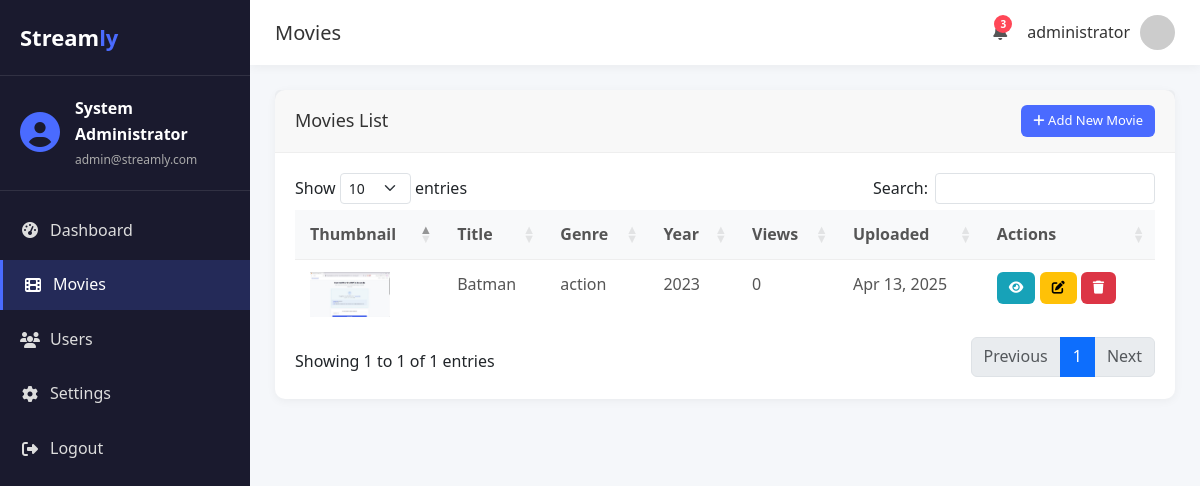
The app's page /admin/movies.php (signed in) with its own data.
### tables this page shows
CREATE TABLE `movies` (
  `id` int(11) NOT NULL,
  `title` varchar(255) NOT NULL,
  `description` text NOT NULL,
  `release_year` int(4) NOT NULL,
  `duration` int(11) NOT NULL COMMENT 'in minutes',
  `genre` varchar(100) NOT NULL,
  `director` varchar(255) NOT NULL,
  `cast` text NOT NULL,
  `thumbnail` varchar(255) NOT NULL,
  `video_file` varchar(255) NOT NULL,
  `uploaded_at` datetime NOT NULL DEFAULT current_timestamp(),
  `views` int(11) NOT NULL DEFAULT 0,
  `featured` tinyint(1) NOT NULL DEFAULT 0
);

### admin/theme.php (called while the page is built, shortened)
<?php
function getCurrentTheme() {
    return $_SESSION['theme'];
}
?>

### admin/movies.php (the view, shortened to what this page needs)
<?php
require_once '../include/db.php';
require_once 'theme.php';
$movies = $conn->query("SELECT * FROM movies ORDER BY uploaded_at DESC")->fetch_all(MYSQLI_ASSOC);
$currentTheme = getCurrentTheme();
?>
<!DOCTYPE html>
<html lang="en" data-theme="<?php echo $currentTheme; ?>">
<head>
    <link href="https://cdn.jsdelivr.net/npm/bootstrap@5.3.0/dist/css/bootstrap.min.css" rel="stylesheet">
    <link rel="stylesheet" href="https://cdnjs.cloudflare.com/ajax/libs/font-awesome/6.4.0/css/all.min.css">
    <link rel="stylesheet" href="https://cdn.datatables.net/1.13.6/css/dataTables.bootstrap5.min.css">
    <link rel="stylesheet" href="css/admin.css">
    </head>
<body class="admin-dashboard">
<body class="admin-dashboard">
<div class="sidebar">
    <div class="sidebar-header">
        <div class="sidebar-logo">Stream<span>ly</span></div>
    </div>
    <div class="sidebar-user">
        <div class="user-avatar">
            <i class="fas fa-user-circle"></i>
        </div>
        <div class="user-info">
            <div class="user-name"><?php echo htmlspecialchars($_SESSION['admin_full_name']); ?></div>
            <div class="user-email"><?php echo htmlspecialchars($_SESSION['admin_email']); ?></div>
        </div>
    </div>
    <nav class="sidebar-nav">
        <ul>
            <li>
                <a href="dashboard.php">
                    <i class="fas fa-tachometer-alt"></i>
                    <span>Dashboard</span>
                </a>
            </li>
            <li class="active">
                <a href="movies.php">
                    <i class="fas fa-film"></i>
                    <span>Movies</span>
                </a>
            </li>
            <li>
                <a href="users.php">
                    <i class="fas fa-users"></i>
                    <span>Users</span>
                </a>
            </li>
            <li>
                <a href="settings.php">
                    <i class="fas fa-cog"></i>
                    <span>Settings</span>
                </a>
            </li>
            <li>
                <a href="logout.php">
                    <i class="fas fa-sign-out-alt"></i>
                    <span>Logout</span>
                </a>
            </li>
        </ul>
    </nav>
</div>
<div class="main-content">
    <header class="admin-header">
        <div class="header-left">
            <h1>Movies</h1>
        </div>
        <div class="header-right">
            <div class="notifications">
                <span class="badge">3</span>
            </div>
            <div class="admin-profile">
                <span><?php echo htmlspecialchars($_SESSION['admin_username']); ?></span>
                <img src="https://ui-avatars.com/api/?name=<?php echo urlencode($_SESSION['admin_full_name']); ?>" alt="Admin">
            </div>
        </div>
    </header>
        <div class="content-wrapper">
            <div class="card">
                <div class="card-header">
                    <h3>Movies List</h3>
                    <a href="movie_add.php" class="btn btn-sm btn-primary">
                        <i class="fas fa-plus"></i> Add New Movie
                    </a>
                </div>
                <div class="card-body">
                    <div class="table-responsive">
                        <table id="moviesTable" class="table table-hover">
                            <thead>
                                <tr>
                                    <th>Thumbnail</th>
                                    <th>Title</th>
                                    <th>Genre</th>
                                    <th>Year</th>
                                    <th>Views</th>
                                    <th>Uploaded</th>
                                    <th>Actions</th>
                                </tr>
                            </thead>
                            <tbody>
                                <?php foreach ($movies as $movie): ?>
                                <tr>
                                    <td>
                                        <img src="../uploads/thumbnails/<?php echo htmlspecialchars($movie['thumbnail']); ?>"
                                             alt="<?php echo htmlspecialchars($movie['title']); ?>"
                                             style="width: 80px; height: auto;">
                                    </td>
                                    <td><?php echo htmlspecialchars($movie['title']); ?></td>
                                    <td><?php echo htmlspecialchars($movie['genre']); ?></td>
                                    <td><?php echo htmlspecialchars($movie['release_year']); ?></td>
                                    <td><?php echo htmlspecialchars($movie['views']); ?></td>
                                    <td><?php echo date('M d, Y', strtotime($movie['uploaded_at'])); ?></td>
                                    <td>
                                        <a href="movie_view.php?id=<?php echo $movie['id']; ?>" class="btn btn-sm btn-info">
                                            <i class="fas fa-eye"></i>
                                        </a>
                                        <a href="movie_edit.php?id=<?php echo $movie['id']; ?>" class="btn btn-sm btn-warning">
                                            <i class="fas fa-edit"></i>
                                        </a>
                                        <a href="movie_delete.php?id=<?php echo $movie['id']; ?>" class="btn btn-sm btn-danger" onclick="return confirm('Are you sure you want to delete this movie?')">
                                            <i class="fas fa-trash"></i>
                                        </a>
                                    </td>
                                </tr>
                                <?php endforeach; ?>
                            </tbody>
                        </table>
                    </div>
                </div>
            </div>
        </div>
    </div>
</body>
</html>

### admin/css/admin.css (style rules this page uses)
body { font-family: 'Segoe UI', Tahoma, Geneva, Verdana, sans-serif; background-color: #f5f7fa; color: #333; line-height: 1.6; }
.admin-dashboard { display: flex; min-height: 100vh; }
.sidebar { width: 250px; background-color: #1a1a2e; color: white; transition: all 0.3s; position: fixed; height: 100vh; z-index: 1000; }
.sidebar-header { padding: 20px; border-bottom: 1px solid rgba(255, 255, 255, 0.1); }
.sidebar-logo { font-size: 22px; font-weight: 700; }
.sidebar-logo span { color: #4a6bff; }
.sidebar-user { padding: 20px; display: flex; align-items: center; border-bottom: 1px solid rgba(255, 255, 255, 0.1); }
.user-avatar { margin-right: 15px; }
.user-avatar i { font-size: 40px; color: #4a6bff; }
.user-name { font-weight: 600; margin-bottom: 3px; }
.user-email { font-size: 12px; color: #aaa; }
.sidebar-nav { padding: 15px 0; }
.sidebar-nav ul { list-style: none; padding: 0; margin: 0; }
.sidebar-nav li { margin-bottom: 5px; }
.sidebar-nav a { display: flex; align-items: center; padding: 12px 20px; color: #ddd; text-decoration: none; transition: all 0.3s; }
.sidebar-nav a i { margin-right: 10px; width: 20px; text-align: center; }
.sidebar-nav li.active a { background-color: rgba(74, 107, 255, 0.2); color: white; border-left: 3px solid #4a6bff; }
.main-content { flex: 1; margin-left: 250px; transition: all 0.3s; }
.admin-header { display: flex; justify-content: space-between; align-items: center; padding: 15px 25px; background-color: white; box-shadow: 0 2px 10px rgba(0, 0, 0, 0.05); position: sticky; top: 0; z-index: 100; }
.header-left { display: flex; align-items: center; }
.admin-header h1 { font-size: 20px; margin: 0; color: #333; }
.header-right { display: flex; align-items: center; }
.notifications { position: relative; margin-right: 20px; color: #555; cursor: pointer; }
.notifications .badge { position: absolute; top: -5px; right: -5px; background-color: #ff4757; color: white; border-radius: 50%; width: 18px; height: 18px; font-size: 10px; display: flex; align-items: center; justify-content: center; }
.admin-profile { display: flex; align-items: center; cursor: pointer; }
.admin-profile span { margin-right: 10px; font-weight: 500; }
.admin-profile img { width: 35px; height: 35px; border-radius: 50%; object-fit: cover; }
.content-wrapper { padding: 25px; }
.card { background-color: white; border-radius: 10px; box-shadow: 0 2px 10px rgba(0, 0, 0, 0.05); margin-bottom: 25px; border: none; }
.card-header { padding: 15px 20px; border-bottom: 1px solid #eee; display: flex; justify-content: space-between; align-items: center; }
.card-header h3 { margin: 0; font-size: 18px; color: #333; }
.card-body { padding: 20px; }
.table { width: 100%; border-collapse: collapse; }
.table th { background-color: #f8f9fa; padding: 12px 15px; text-align: left; font-weight: 600; color: #555; border-bottom: 1px solid #eee; }
.table td { padding: 12px 15px; border-bottom: 1px solid #eee; color: #555; }
.table tr:last-child td { border-bottom: none; }
.btn { padding: 8px 15px; border-radius: 6px; font-size: 14px; font-weight: 500; border: none; cursor: pointer; transition: all 0.3s; }
.btn-sm { padding: 6px 12px; font-size: 13px; }
.btn-primary { background-color: #4a6bff; color: white; }
.btn-info { background-color: #17a2b8; color: white; }

### records on screen
movies: thumbnail (picture), title "Batman", genre "action", release_year "2023", views "0", uploaded_at "Apr 13, 2025"

### other values on screen
$_SESSION['admin_full_name'] "System Administrator"
$_SESSION['admin_email'] "admin@streamly.com"
$_SESSION['admin_username'] "administrator"
